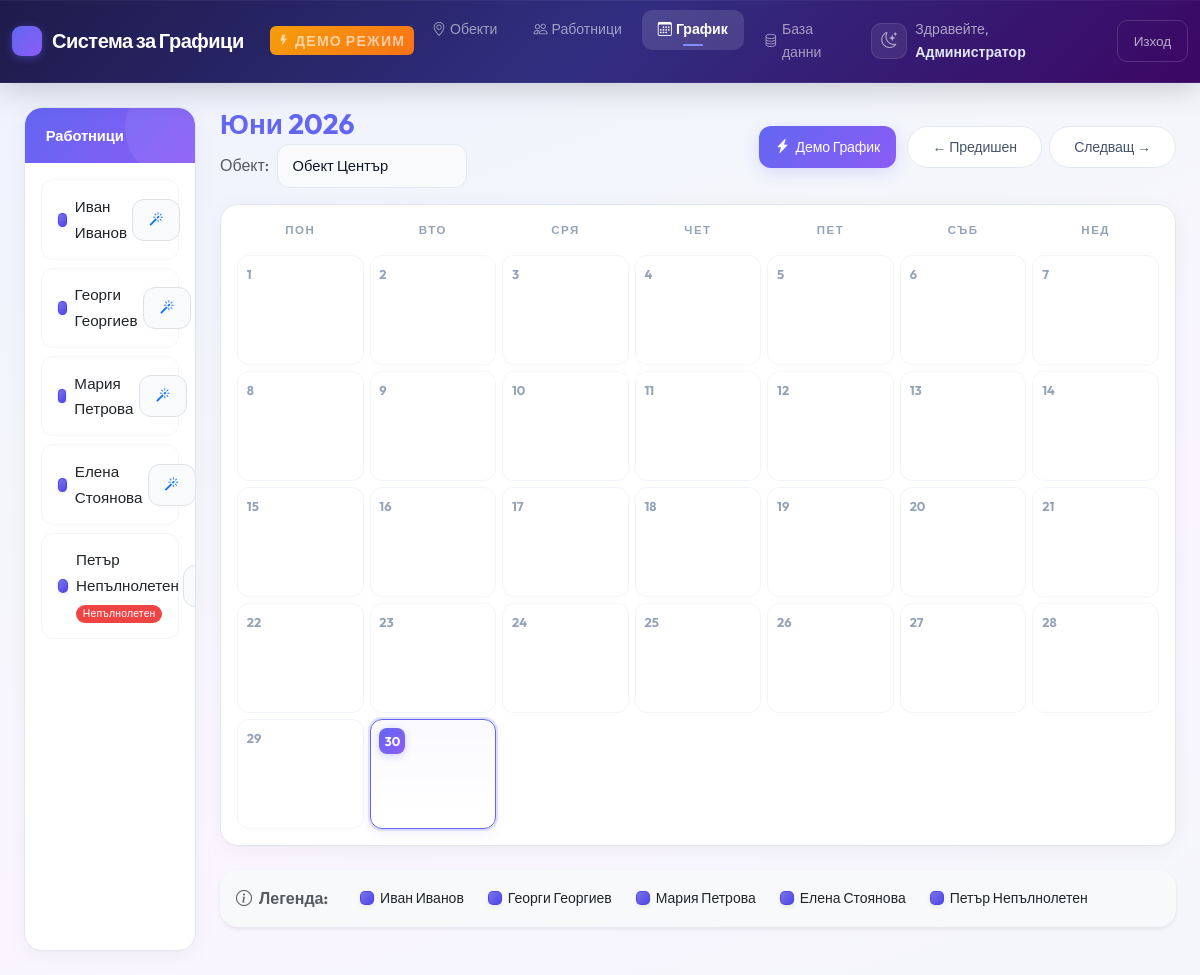
Screenshot of /admin_scheduler.php (signed in) with the database file from the repository.
### tables this page shows
CREATE TABLE IF NOT EXISTS `users` (
    `id` INT AUTO_INCREMENT PRIMARY KEY,
    `email` VARCHAR(255) NOT NULL UNIQUE,
    `password_hash` VARCHAR(255) NULL,
    `role` ENUM('admin', 'worker') NOT NULL DEFAULT 'worker',
    `full_name` VARCHAR(255) NOT NULL,
    `is_underage` TINYINT(1) NOT NULL DEFAULT 0,
    `auth_code` VARCHAR(6) NULL,
    `is_active` TINYINT(1) NOT NULL DEFAULT 0,
    `color_hex` VARCHAR(7) DEFAULT '#4f46e5',
    `is_training` TINYINT(1) NOT NULL DEFAULT 0
);

### admin_scheduler.php (the view, shortened to what this page needs)
<?php
require_once 'config.php';
$locations = $pdo->query("SELECT * FROM locations")->fetchAll();
$location_id = isset($_GET['location_id']) ? (int)$_GET['location_id'] : ($locations[0]['id'] ?? 1);
$month = isset($_GET['month']) ? $_GET['month'] : date('Y-m');
$date_obj = new DateTime($month . '-01');
$days_in_month = (int)$date_obj->format('t');
$months_bg = [
    1 => 'Януари', 2 => 'Февруари', 3 => 'Март', 4 => 'Април',
    5 => 'Май', 6 => 'Юни', 7 => 'Юли', 8 => 'Август',
    9 => 'Септември', 10 => 'Октомври', 11 => 'Ноември', 12 => 'Декември'
];
$month_num = (int)$date_obj->format('n');
$year_num = $date_obj->format('Y');
$month_name = $months_bg[$month_num] . ' ' . $year_num;
$stmt = $pdo->prepare("
    SELECT u.id, u.full_name, u.is_underage, u.color_hex
    FROM users u
    JOIN user_locations ul ON u.id = ul.user_id
    WHERE ul.location_id = ? AND u.role = 'worker' AND u.is_active = 1
");
$stmt->execute([$location_id]);
$workers = $stmt->fetchAll();
?>
<!DOCTYPE html>
<html lang="bg">
<head>
    <link href="https://cdn.jsdelivr.net/npm/bootstrap@5.3.0/dist/css/bootstrap.min.css" rel="stylesheet">
    <link href="https://cdn.jsdelivr.net/npm/bootstrap-icons@1.10.5/font/bootstrap-icons.css" rel="stylesheet">
    <link rel="stylesheet" href="index.css">
</head>
<body>
    <nav class="navbar navbar-expand-lg sticky-top">
        <div class="container-fluid">
            <a class="navbar-brand" href="#">Система за Графици</a><span class="demo-badge"><i class="bi bi-lightning-fill"></i> ДЕМО РЕЖИМ</span>
            <div class="collapse navbar-collapse" id="navbarNav">
                <ul class="navbar-nav me-auto">
                    <li class="nav-item"><a class="nav-link py-2 px-3" href="admin_locations.php"><i class="bi bi-geo-alt me-1"></i>Обекти</a></li>
                    <li class="nav-item"><a class="nav-link py-2 px-3" href="admin_workers.php"><i class="bi bi-people me-1"></i>Работници</a></li>
                    <li class="nav-item"><a class="nav-link active py-2 px-3" href="admin_scheduler.php"><i class="bi bi-calendar3 me-1"></i>График</a></li>
                    <li class="nav-item"><a class="nav-link py-2 px-3" href="http://localhost/phpmyadmin/index.php?route=/database/structure&db=grafik_db" target="_blank"><i class="bi bi-database me-1"></i>База данни</a></li>
                </ul>
                <div class="d-flex align-items-center">
                    <button class="theme-toggle" id="themeToggleBtn" onclick="toggleTheme()" title="Тъмна тема"><i class="bi bi-moon-stars"></i></button>
                    <span class="me-3">Здравейте, <strong><?php echo htmlspecialchars($_SESSION['full_name']); ?></strong></span>
                    <a href="logout.php" class="btn btn-outline-danger px-3 py-2">Изход</a>
                </div>
            </div>
        </div>
    </nav>
    <div class="container-fluid mt-4 animate-fade-in px-4">
        <div class="row">
            <div class="col-md-3 col-lg-2 mb-4">
                <div class="card h-100">
                    <div class="card-header bg-primary text-white d-flex justify-content-between align-items-center" style="border-radius: 15px 15px 0 0;">
                        Работници
                    </div>
                    <div class="card-body p-3" id="worker-list" style="max-height: 75vh; overflow-y: auto;">
                        <?php foreach ($workers as $w): ?>
                            <div class="worker-template" data-id="<?php echo $w['id']; ?>" data-name="<?php echo htmlspecialchars($w['full_name']); ?>" data-underage="<?php echo $w['is_underage']; ?>" data-color="<?php echo htmlspecialchars($w['color_hex']); ?>" style="padding: 0.85rem 1rem;">
                                <div class="worker-info d-flex align-items-center gap-2">
                                    <div class="legend-color-box" style="background-color: <?php echo htmlspecialchars($w['color_hex']); ?>; width: 14px; height: 14px; margin: 0;"></div>
                                    <div>
                                        <span class="worker-name" style="font-size: 0.95rem; font-weight: 500;"><?php echo htmlspecialchars($w['full_name']); ?></span>
                                        <div class="worker-badges">
                                            <?php if ($w['is_underage']): ?>
                                                <span class="badge bg-danger rounded-pill" style="font-size: 0.65rem;">Непълнолетен</span>
                                            <?php endif; ?>
                                        </div>
                                    </div>
                                </div>
                                <button class="btn btn-light border px-3 py-2" onclick="openAutoFillModal(<?php echo $w['id']; ?>, '<?php echo htmlspecialchars(addslashes($w['full_name'])); ?>')" title="Генерирай 2/2">
                                    <i class="bi bi-magic text-primary"></i>
                                </button>
                            </div>
                        <?php endforeach; ?>
                    </div>
                </div>
            </div>
            <div class="col-md-9 col-lg-10">
                <div class="d-flex justify-content-between align-items-center mb-3">
                    <div>
                        <h2 class="h3 mb-1 text-capitalize fw-bold" style="color: var(--primary);"><?php echo mb_convert_case($month_name, MB_CASE_TITLE, "UTF-8"); ?></h2>
                        <div class="d-flex align-items-center gap-2">
                            <span class="text-muted fw-medium">Обект:</span>
                            <form method="get" class="d-inline-block">
                                <select name="location_id" class="form-select d-inline-block w-auto" onchange="this.form.submit()">
                                    <?php foreach ($locations as $loc): ?>
                                        <option value="<?php echo $loc['id']; ?>" <?php echo $loc['id'] == $location_id ? 'selected' : ''; ?>>
                                            <?php echo htmlspecialchars($loc['name']); ?>
                                        </option>
                                    <?php endforeach; ?>
                                </select>
                            </form>
                        </div>
                    </div>
                    <div>
                        <a href="seed_schedules.php" class="btn btn-primary px-3 py-2 me-2" title="Генериране на демо график за всички обекти"><i class="bi bi-lightning-charge-fill"></i> Демо График</a>
                        <a href="?month=<?php echo date('Y-m', strtotime($month . ' -1 month')); ?>&location_id=<?php echo $location_id; ?>" class="btn btn-outline-secondary rounded-pill px-4 py-2">&larr; Предишен</a>
                        <a href="?month=<?php echo date('Y-m', strtotime($month . ' +1 month')); ?>&location_id=<?php echo $location_id; ?>" class="btn btn-outline-secondary rounded-pill px-4 py-2 ms-1">Следващ &rarr;</a>
                    </div>
                </div>
                <div class="card mb-4">
                    <div class="card-body p-3">
                        <div class="calendar-grid">
                            <?php
                            $days_of_week = ['Пон', 'Вто', 'Сря', 'Чет', 'Пет', 'Съб', 'Нед'];
                            foreach ($days_of_week as $dow) {
                                echo "<div class='calendar-header'>$dow</div>";
                            }
                            $today = date('Y-m-d');
                            for ($d = 1; $d <= $days_in_month; $d++) {
                                $current_date_str = sprintf('%s-%02d', $month, $d);
                                $is_today = ($current_date_str === $today) ? 'today' : '';
                                echo "<div class='calendar-cell $is_today' data-date='$current_date_str'>";
                                echo "<div class='calendar-date'>$d</div>";
                                echo "<div class='shifts-container' style='flex-grow: 1; min-height: 50px;'></div>";
                                echo "</div>";
                            }
                            ?>
                        </div>
                    </div>
                </div>
                <div class="card bg-light border-0 shadow-sm mb-5">
                    <div class="card-body d-flex flex-wrap gap-4 align-items-center">
                        <span class="fw-bold text-muted me-2"><i class="bi bi-info-circle me-1"></i> Легенда:</span>
                        <?php foreach ($workers as $w): ?>
                            <div class="d-flex align-items-center">
                                <div class="legend-color-box shadow-sm" style="background-color: <?php echo htmlspecialchars($w['color_hex']); ?>;"></div>
                                <span class="small fw-medium"><?php echo htmlspecialchars($w['full_name']); ?></span>
                            </div>
                        <?php endforeach; ?>
                    </div>
                </div>
            </div>
        </div>
    </div>
</body>
</html>

### rows the page displays
users: full_name "Иван Иванов"
users: full_name "Георги Георгиев"
users: full_name "Мария Петрова"
users: full_name "Елена Стоянова"
users: full_name "Петър Непълнолетен", is_underage "Непълнолетен"

### other values shown
$_SESSION['full_name'] "Администратор"
mb_convert_case($month_name, MB_CASE_TITLE, "UTF-8") "Юни 2026"
$dow "ПОН"
$dow "ВТО"
$dow "СРЯ"
$dow "ЧЕТ"
$dow "ПЕТ"
$dow "СЪБ"
$dow "НЕД"
form field location_id "Обект Център"
